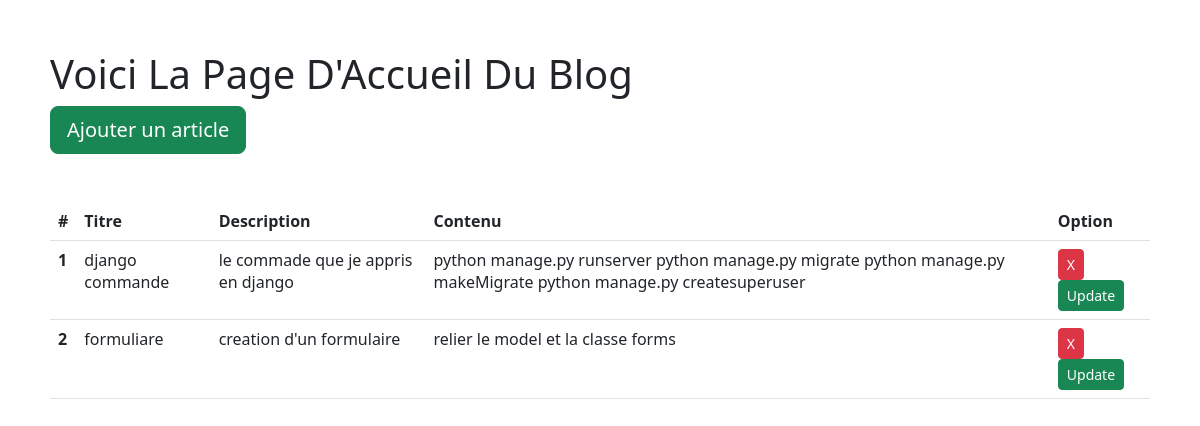
The page /accueil/ on the database as committed earlier.
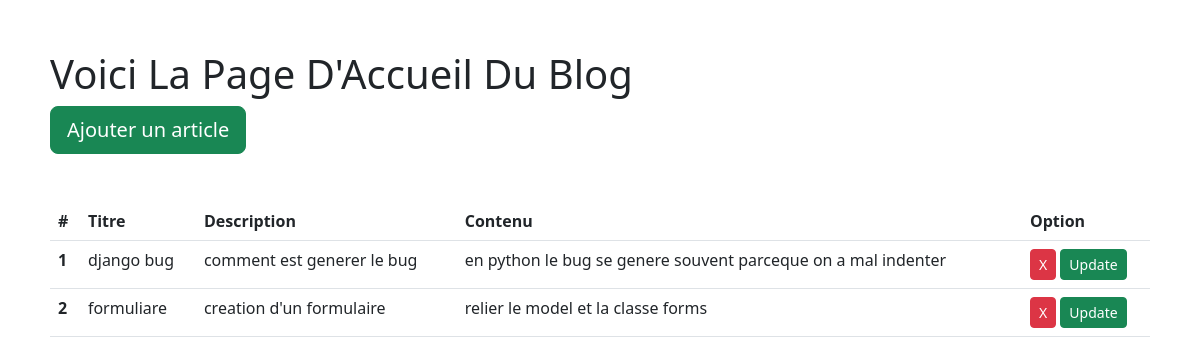
The same page on the database as committed later.
### blog/models.py (models this page shows, shortened)
class Article(models.Model):
    title = models.fields.CharField(max_length=100)
    description = models.fields.CharField(max_length=200)
    content = models.fields.TextField(blank=True)
    is_active = models.BooleanField(default=True, null=True)
    created_at = models.DateTimeField(auto_now_add=True, null=True)
    updated_at = models.DateTimeField(auto_now=True, null=True)
    class Meta:
        verbose_name = 'Article'
        verbose_name_plural = 'Les articles'

### blog/views.py (the view)
# urls.py: path('accueil/',views.index,name='accueil'),
def index(request):
    Articles = Article.objects.all()
    return render(request,'blog/index.html', {'Articles': Articles})

### myDjangoBlog/context_processors.py (called while the page is built)
def get_all_articles(request):
    articles = Article.objects.all()
    return {
        'articles':  articles
    }

### blog/templates/blog/index.html (shortened to what this page needs)
 {% extends 'blog/layouts/base.html' %}
 {% block content %}
 <h1> {{ "voici la page d'accueil du blog"|title }} </h1>
 <a href="{% url 'blog:add' %}" class="btn btn-success btn-lg">Ajouter un article</a>
   {% if articles %}
   <table class="table table-hover mt-5">
      <thead class="thead-dark">
        <tr>
          <th scope="col">#</th>
          <th scope="col">Titre</th>
          <th scope="col">Description</th>
          <th scope="col">Contenu</th>
          <th scope="col">Option</th>
        </tr>
      </thead>
      <tbody>
         {% for article in articles %}
        <tr>
          <th scope="row">{{article.id}}</th>
          <td>{{article.title}}</td>
          <td>{{article.description}}</td>
          <td>{{article.content}}</td>
          <td>
            <a href="{% url 'blog:delete' article.id %}" class="btn btn-sm btn-danger">X</a>
            <a href="{% url 'blog:update' article.id %}" class="btn btn-sm btn-success">Update</a>
         </td>
        </tr>
        {% endfor %}
      </tbody>
    </table>
   {% endif %}
 {% endblock %}

Rows that differ between the two databases and show on the page:
changed Article id 1: title "django commande" → "django bug"; description "le commade que je appris en django" → "comment est generer le bug"; content "python manage.py runserver python manage.py migrate python manage.py makeMigrate python manage.py createsuperuser" → "en python le bug se genere souvent parceque on a mal indenter"
